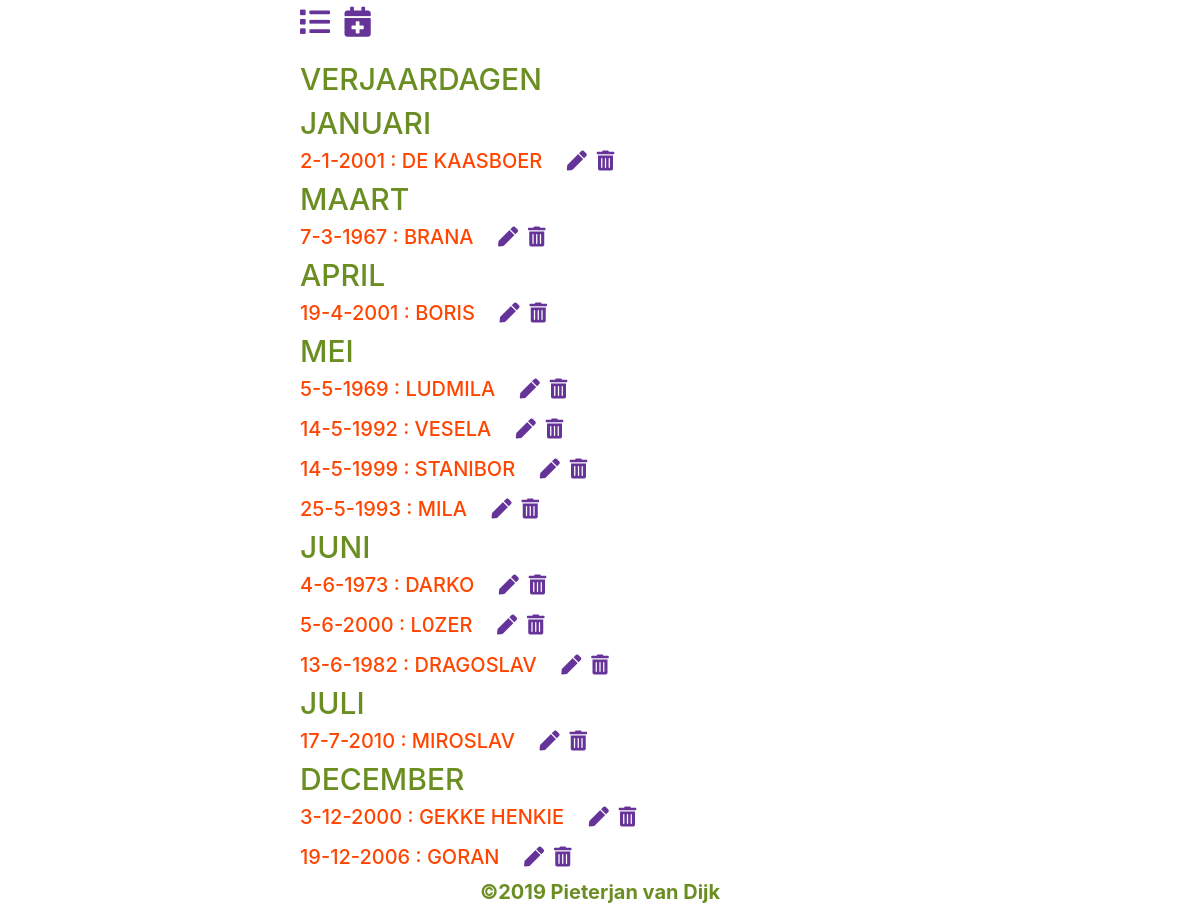
/toets_birthdays/index.php, run on the app's committed database.
### tables this page shows
CREATE TABLE IF NOT EXISTS `birthdays` (
  `id` int(11) NOT NULL,
  `person` varchar(255) NOT NULL,
  `day` tinyint(4) NOT NULL,
  `month` tinyint(4) NOT NULL,
  `year` smallint(6) DEFAULT NULL
);

### toets_birthdays/index.php (the view, shortened to what this page needs)
<!DOCTYPE html>
<html lang="nl">
<head>
	<link rel="stylesheet" href="https://use.fontawesome.com/releases/v5.8.0/css/all.css">
	<link rel="stylesheet" href="https://maxcdn.bootstrapcdn.com/bootstrap/4.3.1/css/bootstrap.min.css">
    <link rel="stylesheet" href="css/style.css">
</head>
<body>
    <div id="container">
        <nav>
            <ul>
                <li><a href="index.php"><i class="fas fa-list"></i></a></li>
                <li><a href="create.php"><i class="fas fa-calendar-plus"></i></a></li>
            </ul>
        </nav>
        <h1>Verjaardagen</h1>
        <?php
            $servername = "localhost";
            $username = "root";
            $password = "mysql";
            try {
                $conn = new PDO("mysql:host=$servername;dbname=calendar", $username, $password);
                $conn->setAttribute(PDO::ATTR_ERRMODE, PDO::ERRMODE_EXCEPTION);
            }
            catch(PDOException $e){
                echo $sql . "<br>" . $e->getMessage();
            }
            $sql = "SELECT id, person, day, month, year FROM birthdays ORDER BY month, day asc";
            $stmt = $conn->prepare($sql);
            $stmt->execute();
                $months = array(
                    'ERROR',
                    'januari',
                    'februari',
                    'maart',
                    'april',
                    'mei',
                    'juni',
                    'juli',
                    'augustus',
                    'september',
                    'oktober',
                    'november',
                    'december',
                    );
            while ($data = $stmt->fetch())
                for($i=1;$i<=12;$i++){
                if($data['month']==$i){
                    echo '<div>'
                        .'<div id="monthdiv"><h4>'.$months[$data['month']].'</h4></div>'
                        .'<h2>'.$data['day'].'-'.$data['month'].'-'.$data['year'].' : '.$data['person'].'</h2>
                        <h3><a href="update.php?id='.$data['id'].'&person='.$data['person'].'&day='.$data['day'].'&month='.$data['month'].'&year='.$data['year'].'"><i class="fas fa-pen"></i></a><a href="delete.php?id='.$data['id'].'&person='.$data['person'].'&day='.$data['day'].'&month='.$data['month'].'&year='.$data['year'].'"><i class="fas fa-trash-alt"></i></a></h3>
                    </div>';
                    $months[$data['month']]='';
                }
            }
        ?>
    </div>
    <footer>&copy;<?php echo date('Y') ?> Pieterjan van Dijk</footer>
</body>
</html>

### toets_birthdays/css/style.css (style rules this page uses)
body { margin: 0 auto; width: 50%; }
h1,h4 { color:olivedrab; font-size: 30px; text-transform: uppercase; }
h2, h2>a, h3, h3>a { display: inline-block; text-transform: uppercase; color:orangered; font-size: 20px; }
h3, h3>a { color:rebeccapurple; margin-left:10px; }
nav>ul { padding:0; }
nav>ul>li { list-style: none; display: inline; padding-right:10px; font-size: 30px; }
nav>ul>li>a { color:rebeccapurple; }
footer { text-align: center; font-weight: bold; font-size:20px; color: olivedrab; }
h4 { font-size: 30px; }

### data on the page
birthdays: month "JANUARI", day "2", month "1", year "2001", person "DE KAASBOER"
birthdays: month "MAART", day "7", month "3", year "1967", person "BRANA"
birthdays: month "APRIL", day "19", month "4", year "2001", person "BORIS"
birthdays: month "MEI", day "5", month "5", year "1969", person "LUDMILA"
birthdays: day "14", month "5", year "1992", person "VESELA"
birthdays: day "14", month "5", year "1999", person "STANIBOR"
birthdays: day "25", month "5", year "1993", person "MILA"
birthdays: month "JUNI", day "4", month "6", year "1973", person "DARKO"
birthdays: day "5", month "6", year "2000", person "L0ZER"
birthdays: day "13", month "6", year "1982", person "DRAGOSLAV"
birthdays: month "JULI", day "17", month "7", year "2010", person "MIROSLAV"
birthdays: month "DECEMBER", day "3", month "12", year "2000", person "GEKKE HENKIE"
birthdays: day "19", month "12", year "2006", person "GORAN"
